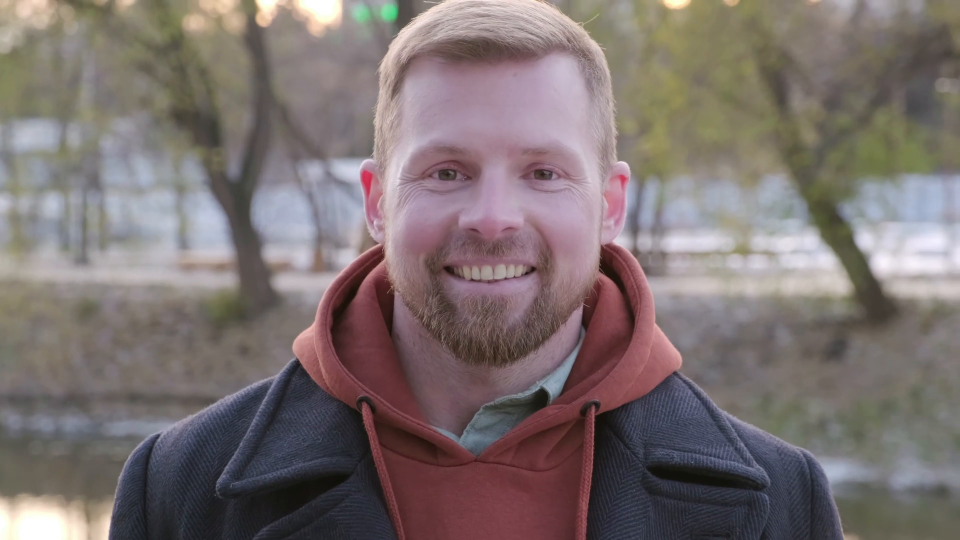
#> input picture frame 20 of Video-1.mp4, 1920 x 1080 px (shown at 1/2 size)
$ python face_recognize.py
#> lines starting #> are read from the running program, lines starting #| are printed output that depends on the picture
#> further down, frame is the input picture: shape (1080, 1920, 3); mean B, G, R 112, 112.8, 124.1
import cv2 as cv
import matplotlib.pyplot as plt
import numpy as np
def resize_video(frame, scale=0.7):
#> called with scale = 0.7
    width = int(frame.shape[1] * scale)
#> width = 1344
    height = int(frame.shape[0] * scale)
#> height = 756
    dimension = (width,height)
#> dimension = (1344, 756)
    return cv.resize(frame, dimension, interpolation=cv.INTER_AREA)

video = cv.VideoCapture('video-1.mp4')

while True:
    isTrue, frame = video.read()
    resize = resize_video(frame)
    gray = cv.cvtColor(resize, cv.COLOR_BGR2GRAY)
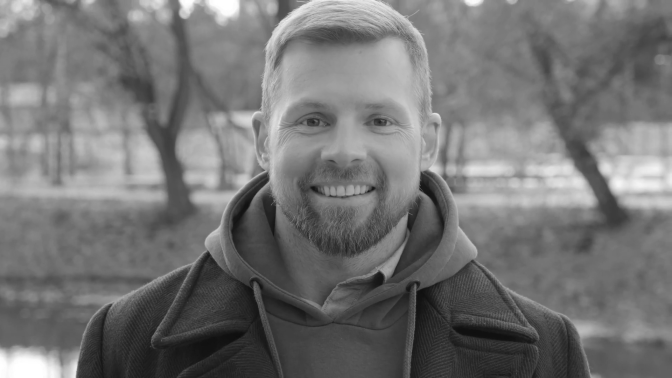
#> gray: shape (756, 1344) (shown at 1/2 size); min 13, max 255, mean 116.1
    haar_cascade = cv.CascadeClassifier('haar_face.xml')
    faces_rect = haar_cascade.detectMultiScale(gray, scaleFactor=1.1, minNeighbors=3)
#> faces_rect = [[120, 588, 80, 80], [517, 106, 349, 349]]
    for (x, y, w, h) in faces_rect:
        cv.rectangle(resize, (x, y), (x + w, y + h), (0, 255, 0), thickness=2)
#> this loop made 2 passes
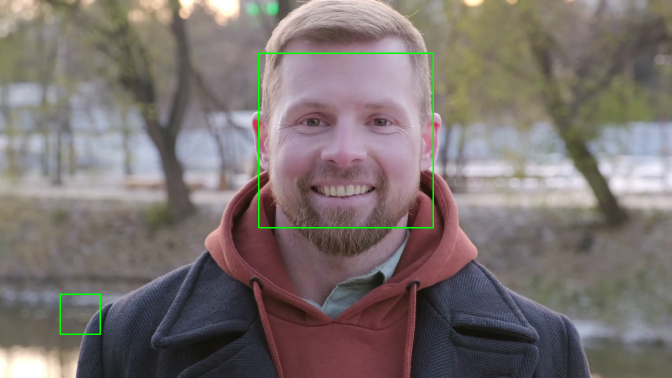
#> resize: shape (756, 1344, 3) (shown at 1/2 size); mean B, G, R 111.4, 113.6, 123.5
    cv.imshow('video', resize)

    if cv.waitKey(20) & 0XFF==ord('d'):
#> (key Esc is pressed here)
        break
video.release()
cv.destroyAllWindows()

$ run again, starting later in the video
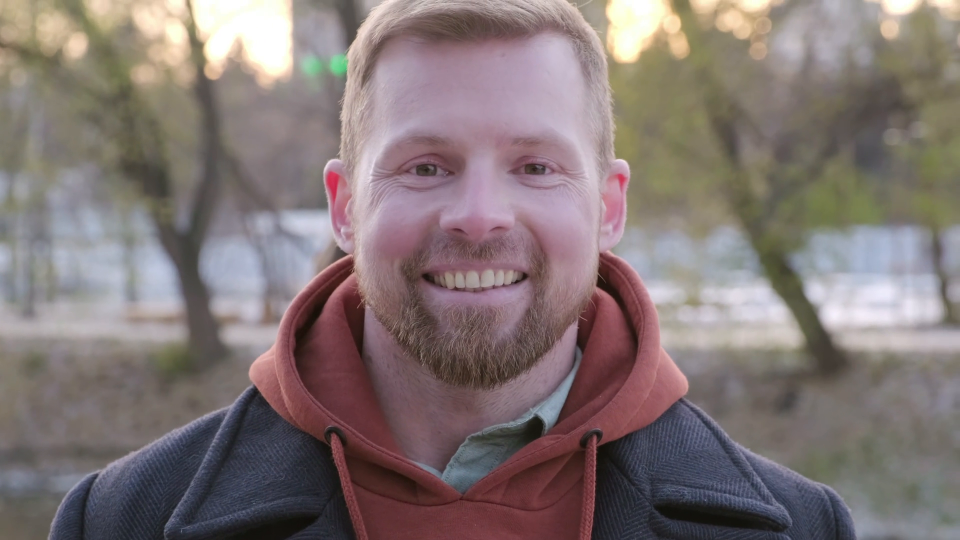
#> input picture frame 92 of Video-1.mp4, 1920 x 1080 px (shown at 1/2 size)
#> frame is the input picture: shape (1080, 1920, 3); mean B, G, R 116.5, 117.5, 130.3
#> `gray = cv.cvtColor(resize, cv.COLOR_BGR2GRAY)`:
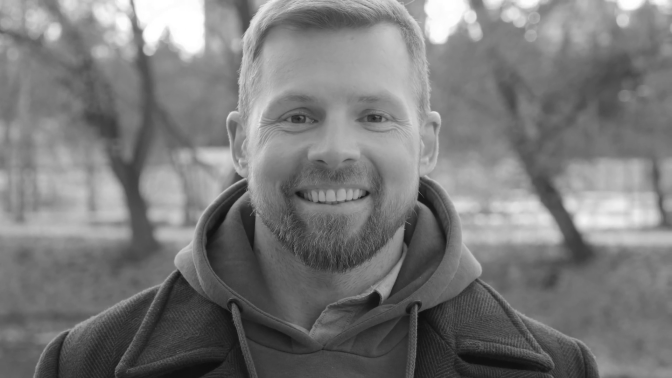
#> gray: shape (756, 1344) (shown at 1/2 size); min 12, max 255, mean 121.2
#> faces_rect = [[469, 73, 402, 402]]
#> the loop `for (x, y, w, h) in faces_rect:` made 1 pass
#> after the loop `for (x, y, w, h) in faces_rect:`:
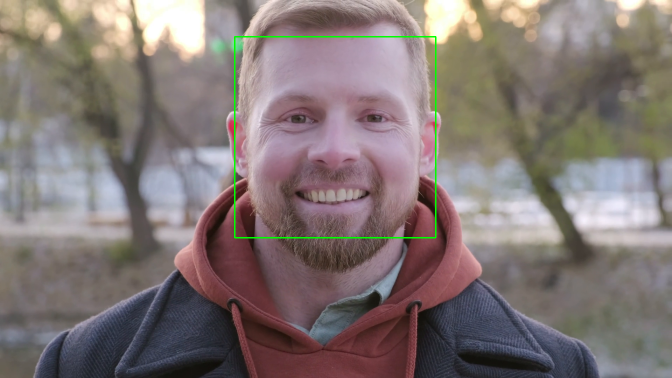
#> resize: shape (756, 1344, 3) (shown at 1/2 size); mean B, G, R 116, 118.2, 129.6

$ run again, starting later in the video
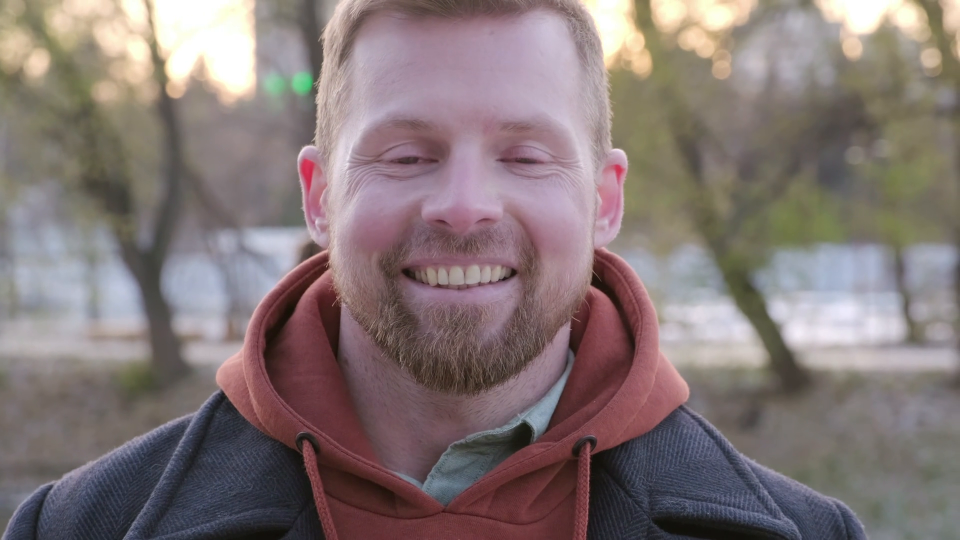
#> input picture frame 164 of Video-1.mp4, 1920 x 1080 px (shown at 1/2 size)
#> frame is the input picture: shape (1080, 1920, 3); mean B, G, R 117.7, 118.3, 131.9
#> `gray = cv.cvtColor(resize, cv.COLOR_BGR2GRAY)`:
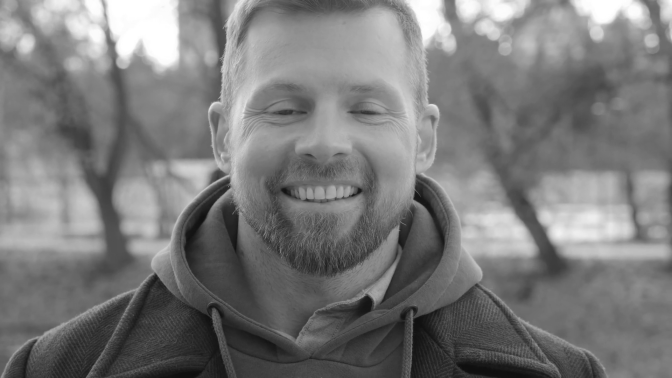
#> gray: shape (756, 1344) (shown at 1/2 size); min 12, max 255, mean 122.3
#> faces_rect = [[913, 459, 60, 60], [438, 54, 418, 418]]
#> the loop `for (x, y, w, h) in faces_rect:` made 2 passes
#> after the loop `for (x, y, w, h) in faces_rect:`:
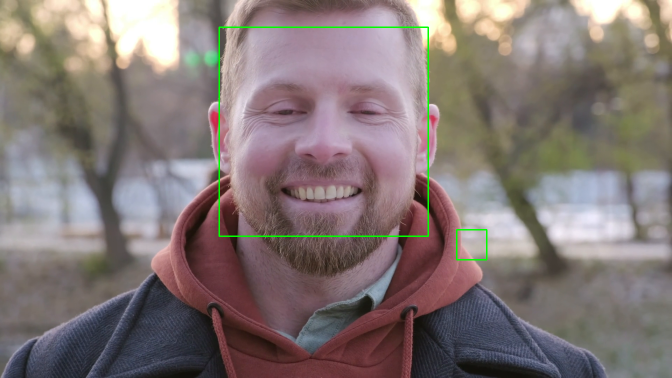
#> resize: shape (756, 1344, 3) (shown at 1/2 size); mean B, G, R 117, 119.1, 131.1
